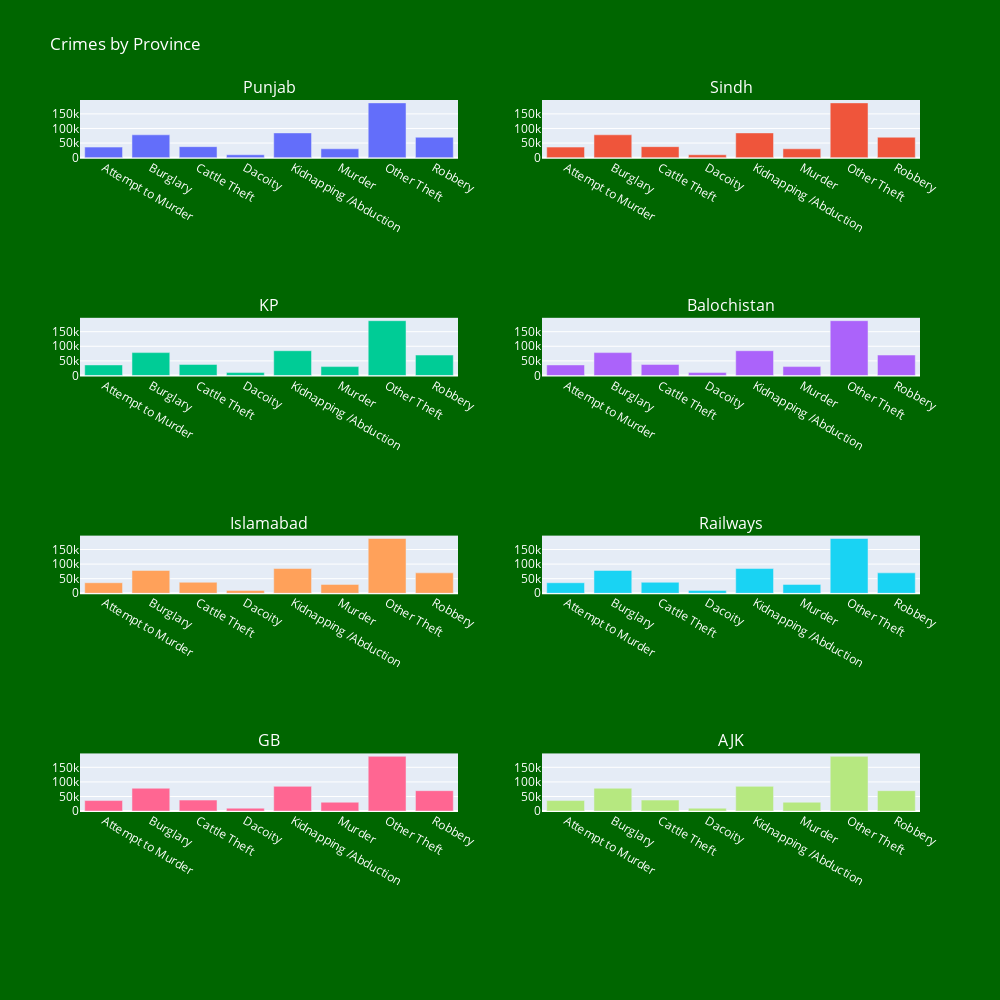

This figure's notebook cell:
### Code cell
fig = make_subplots(
        rows=8,
        cols=2,
        subplot_titles=("Punjab", 'Sindh','','', 'KP', 'Balochistan','','', 'Islamabad', 'Railways','','', 'GB', 'AJK')

)
# Punjab
fig.add_trace(go.Bar(x=punjab_crime.index, y=punjab_crime.values), row=1, col=1)
# Sindh
fig.add_trace(go.Bar(x=punjab_crime.index, y=punjab_crime.values), row=1, col=2)
# KP
fig.add_trace(go.Bar(x=punjab_crime.index, y=punjab_crime.values), row=3, col=1)
# Balochistan
fig.add_trace(go.Bar(x=punjab_crime.index, y=punjab_crime.values), row=3, col=2)
# Islamabad
fig.add_trace(go.Bar(x=punjab_crime.index, y=punjab_crime.values), row=5, col=1)
# Railways
fig.add_trace(go.Bar(x=punjab_crime.index, y=punjab_crime.values), row=5, col=2)
# GB
fig.add_trace(go.Bar(x=punjab_crime.index, y=punjab_crime.values), row=7, col=1)
#AJK
fig.add_trace(go.Bar(x=punjab_crime.index, y=punjab_crime.values), row=7, col=2)

fig.update_layout(
    title_text='Crimes by Province',
    autosize=True,
    width=1000,
    height=1000,
    paper_bgcolor='#006600',
    font_color= 'white',
    showlegend=False
    )

### Figure 1 — Plotly figure (JSON) as saved in the notebook; plotly's stock layout.template omitted (floating-point values rounded to 4 significant figures)
{"data": [{"type": "bar", "x": ["Attempt to Murder", "Burglary", "Cattle Theft", "Dacoity", "Kidnapping /Abduction", "Murder", "Other Theft", "Robbery"], "xaxis": "x", "y": [36101, 78229, 37710, 9923, 84758, 30381, 187582, 69932], "yaxis": "y"}, {"type": "bar", "x": ["Attempt to Murder", "Burglary", "Cattle Theft", "Dacoity", "Kidnapping /Abduction", "Murder", "Other Theft", "Robbery"], "xaxis": "x2", "y": [36101, 78229, 37710, 9923, 84758, 30381, 187582, 69932], "yaxis": "y2"}, {"type": "bar", "x": ["Attempt to Murder", "Burglary", "Cattle Theft", "Dacoity", "Kidnapping /Abduction", "Murder", "Other Theft", "Robbery"], "xaxis": "x5", "y": [36101, 78229, 37710, 9923, 84758, 30381, 187582, 69932], "yaxis": "y5"}, {"type": "bar", "x": ["Attempt to Murder", "Burglary", "Cattle Theft", "Dacoity", "Kidnapping /Abduction", "Murder", "Other Theft", "Robbery"], "xaxis": "x6", "y": [36101, 78229, 37710, 9923, 84758, 30381, 187582, 69932], "yaxis": "y6"}, {"type": "bar", "x": ["Attempt to Murder", "Burglary", "Cattle Theft", "Dacoity", "Kidnapping /Abduction", "Murder", "Other Theft", "Robbery"], "xaxis": "x9", "y": [36101, 78229, 37710, 9923, 84758, 30381, 187582, 69932], "yaxis": "y9"}, {"type": "bar", "x": ["Attempt to Murder", "Burglary", "Cattle Theft", "Dacoity", "Kidnapping /Abduction", "Murder", "Other Theft", "Robbery"], "xaxis": "x10", "y": [36101, 78229, 37710, 9923, 84758, 30381, 187582, 69932], "yaxis": "y10"}, {"type": "bar", "x": ["Attempt to Murder", "Burglary", "Cattle Theft", "Dacoity", "Kidnapping /Abduction", "Murder", "Other Theft", "Robbery"], "xaxis": "x13", "y": [36101, 78229, 37710, 9923, 84758, 30381, 187582, 69932], "yaxis": "y13"}, {"type": "bar", "x": ["Attempt to Murder", "Burglary", "Cattle Theft", "Dacoity", "Kidnapping /Abduction", "Murder", "Other Theft", "Robbery"], "xaxis": "x14", "y": [36101, 78229, 37710, 9923, 84758, 30381, 187582, 69932], "yaxis": "y14"}], "layout": {"annotations": [{"font": {"size": 16}, "showarrow": false, "text": "Punjab", "x": 0.225, "xanchor": "center", "xref": "paper", "y": 1, "yanchor": "bottom", "yref": "paper"}, {"font": {"size": 16}, "showarrow": false, "text": "Sindh", "x": 0.775, "xanchor": "center", "xref": "paper", "y": 1, "yanchor": "bottom", "yref": "paper"}, {"font": {"size": 16}, "showarrow": false, "text": "KP", "x": 0.225, "xanchor": "center", "xref": "paper", "y": 0.7344, "yanchor": "bottom", "yref": "paper"}, {"font": {"size": 16}, "showarrow": false, "text": "Balochistan", "x": 0.775, "xanchor": "center", "xref": "paper", "y": 0.7344, "yanchor": "bottom", "yref": "paper"}, {"font": {"size": 16}, "showarrow": false, "text": "Islamabad", "x": 0.225, "xanchor": "center", "xref": "paper", "y": 0.4688, "yanchor": "bottom", "yref": "paper"}, {"font": {"size": 16}, "showarrow": false, "text": "Railways", "x": 0.775, "xanchor": "center", "xref": "paper", "y": 0.4688, "yanchor": "bottom", "yref": "paper"}, {"font": {"size": 16}, "showarrow": false, "text": "GB", "x": 0.225, "xanchor": "center", "xref": "paper", "y": 0.2031, "yanchor": "bottom", "yref": "paper"}, {"font": {"size": 16}, "showarrow": false, "text": "AJK", "x": 0.775, "xanchor": "center", "xref": "paper", "y": 0.2031, "yanchor": "bottom", "yref": "paper"}], "autosize": true, "font": {"color": "white"}, "height": 1000, "paper_bgcolor": "#006600", "showlegend": false, "title": {"text": "Crimes by Province"}, "width": 1000, "xaxis": {"anchor": "y", "domain": [0, 0.45]}, "xaxis10": {"anchor": "y10", "domain": [0.55, 1]}, "xaxis11": {"anchor": "y11", "domain": [0, 0.45]}, "xaxis12": {"anchor": "y12", "domain": [0.55, 1]}, "xaxis13": {"anchor": "y13", "domain": [0, 0.45]}, "xaxis14": {"anchor": "y14", "domain": [0.55, 1]}, "xaxis15": {"anchor": "y15", "domain": [0, 0.45]}, "xaxis16": {"anchor": "y16", "domain": [0.55, 1]}, "xaxis2": {"anchor": "y2", "domain": [0.55, 1]}, "xaxis3": {"anchor": "y3", "domain": [0, 0.45]}, "xaxis4": {"anchor": "y4", "domain": [0.55, 1]}, "xaxis5": {"anchor": "y5", "domain": [0, 0.45]}, "xaxis6": {"anchor": "y6", "domain": [0.55, 1]}, "xaxis7": {"anchor": "y7", "domain": [0, 0.45]}, "xaxis8": {"anchor": "y8", "domain": [0.55, 1]}, "xaxis9": {"anchor": "y9", "domain": [0, 0.45]}, "yaxis": {"anchor": "x", "domain": [0.9297, 1]}, "yaxis10": {"anchor": "x10", "domain": [0.3984, 0.4688]}, "yaxis11": {"anchor": "x11", "domain": [0.2656, 0.3359]}, "yaxis12": {"anchor": "x12", "domain": [0.2656, 0.3359]}, "yaxis13": {"anchor": "x13", "domain": [0.1328, 0.2031]}, "yaxis14": {"anchor": "x14", "domain": [0.1328, 0.2031]}, "yaxis15": {"anchor": "x15", "domain": [0, 0.07031]}, "yaxis16": {"anchor": "x16", "domain": [0, 0.07031]}, "yaxis2": {"anchor": "x2", "domain": [0.9297, 1]}, "yaxis3": {"anchor": "x3", "domain": [0.7969, 0.8672]}, "yaxis4": {"anchor": "x4", "domain": [0.7969, 0.8672]}, "yaxis5": {"anchor": "x5", "domain": [0.6641, 0.7344]}, "yaxis6": {"anchor": "x6", "domain": [0.6641, 0.7344]}, "yaxis7": {"anchor": "x7", "domain": [0.5312, 0.6016]}, "yaxis8": {"anchor": "x8", "domain": [0.5312, 0.6016]}, "yaxis9": {"anchor": "x9", "domain": [0.3984, 0.4688]}}}
